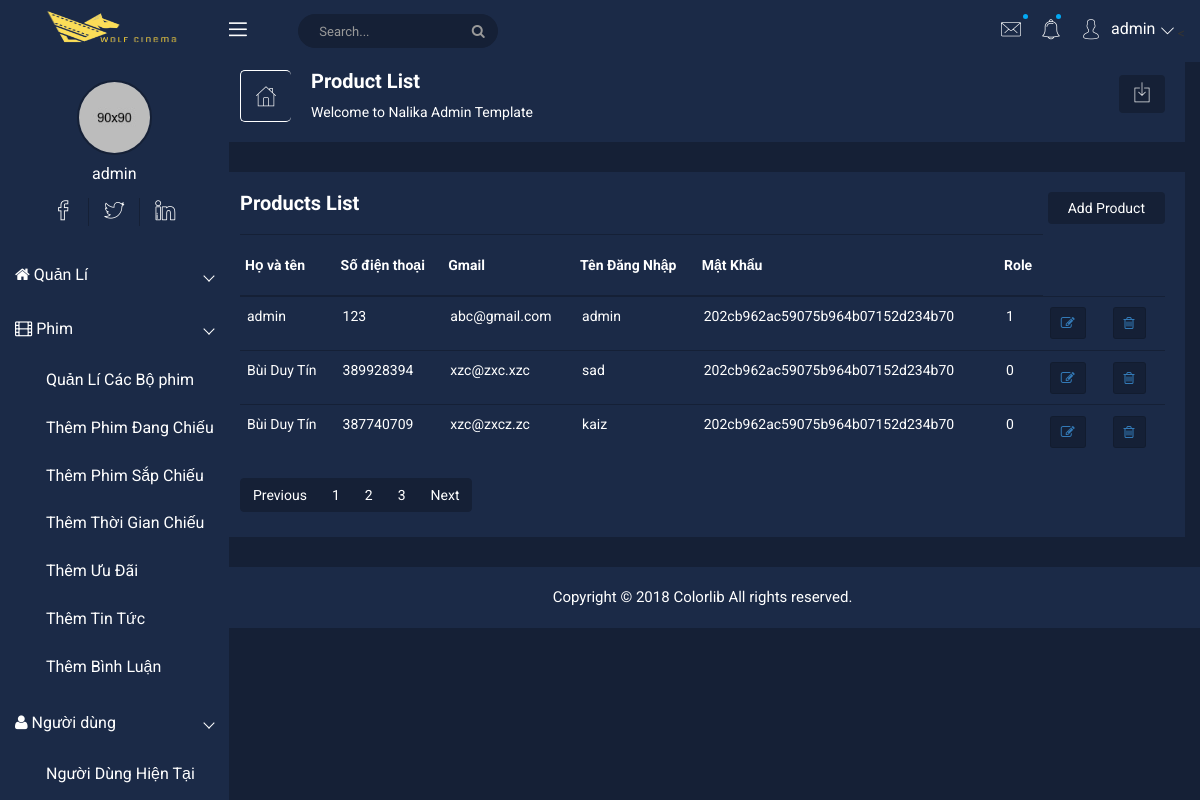
The page /admin/user-list.php (signed in) on the database its author committed.
### tables this page shows
CREATE TABLE `user` (
  `id` int(11) NOT NULL,
  `fullname` varchar(200) NOT NULL,
  `phone` int(11) NOT NULL,
  `gmail` varchar(200) NOT NULL,
  `username` varchar(200) NOT NULL,
  `password` varchar(200) NOT NULL,
  `repassword` varchar(200) NOT NULL,
  `role` int(11) NOT NULL
);

### admin/user-list.php (the view, shortened to what this page needs)
<!doctype html>
<html class="no-js" lang="en">
<head>
    <link rel="stylesheet" href="css/bootstrap.min.css">
    <link rel="stylesheet" href="css/font-awesome.min.css">
    <link rel="stylesheet" href="css/nalika-icon.css">
    <link rel="stylesheet" href="css/owl.carousel.css">
    <link rel="stylesheet" href="css/owl.theme.css">
    <link rel="stylesheet" href="css/owl.transitions.css">
    <link rel="stylesheet" href="css/animate.css">
    <link rel="stylesheet" href="css/normalize.css">
    <link rel="stylesheet" href="css/meanmenu.min.css">
    <link rel="stylesheet" href="css/main.css">
    <link rel="stylesheet" href="css/morrisjs/morris.css">
    <link rel="stylesheet" href="css/scrollbar/jquery.mCustomScrollbar.min.css">
    <link rel="stylesheet" href="css/metisMenu/metisMenu.min.css">
    <link rel="stylesheet" href="css/metisMenu/metisMenu-vertical.css">
    <link rel="stylesheet" href="css/calendar/fullcalendar.min.css">
    <link rel="stylesheet" href="css/calendar/fullcalendar.print.min.css">
    <link rel="stylesheet" href="style.css">
    <link rel="stylesheet" href="css/responsive.css">
</head>
<body>
    <?php
    include("./menu/menu-left.php")
    ?>
    <div class="all-content-wrapper">
        <div class="container-fluid">
            <div class="row">
                <div class="col-lg-12 col-md-12 col-sm-12 col-xs-12">
                    <div class="logo-pro">
                    </div>
                </div>
            </div>
        </div>
        <div class="header-advance-area">
            <?php include("./menu/menu-top.php"); ?>
            <div class="breadcome-area">
                <div class="container-fluid">
                    <div class="row">
                        <div class="col-lg-12 col-md-12 col-sm-12 col-xs-12">
                            <div class="breadcome-list">
                                <div class="row">
                                    <div class="col-lg-6 col-md-6 col-sm-6 col-xs-6">
                                        <div class="breadcomb-wp">
                                            <div class="breadcomb-icon">
                                                <i class="icon nalika-home"></i>
                                            </div>
                                            <div class="breadcomb-ctn">
                                                <h2>Product List</h2>
                                                <p>Welcome to Nalika <span class="bread-ntd">Admin Template</span></p>
                                            </div>
                                        </div>
                                    </div>
                                    <div class="col-lg-6 col-md-6 col-sm-6 col-xs-6">
                                        <div class="breadcomb-report">
                                            <button data-toggle="tooltip" data-placement="left" title="Download Report"
                                                class="btn"><i class="icon nalika-download"></i></button>
                                        </div>
                                    </div>
                                </div>
                            </div>
                        </div>
                    </div>
                </div>
            </div>
        </div>
        <div class="product-status mg-b-30">
            <div class="container-fluid">
                <div class="row">
                    <div class="col-lg-12 col-md-12 col-sm-12 col-xs-12">
                        <div class="product-status-wrap">
                            <h4>Products List</h4>
                            <div class="add-product">
                                <a href="./product-add.php">Add Product</a>
                            </div>
                            <table>
                                <tr>
                                    <th>Họ và tên</th>
                                    <th>Số điện thoại</th>
                                    <th>Gmail</th>
                                    <th>Tên Đăng Nhập</th>
                                    <th>Mật Khẩu</th>
                                    <th>Role</th>
                                </tr>
                                <?php
                                 $sql = "SELECT * FROM user";
                                 $result = mysqli_query($conn, $sql);
                                     while ($output = mysqli_fetch_array($result))
                                 {
                                    echo '<tr>';
                                    echo '<td><p>'. $output['fullname'].'</p></td>';
                                    echo '<td><p>'. $output['phone'].'</p></td>';
                                    echo '<td><p>'. $output['gmail'].'</p></td>';
                                    echo '<td><p>'. $output['username'].'</p></td>';
                                    echo '<td><p>'. $output['password'].'</p></td>';
                                    echo '<td><p>'. $output['role'].'</p></td>';
                                    echo '<td>
                                            <a href="./user-list-edit.php?id='.$output['id'].'">
                                              <button data-toggle="tooltip" title="Edit" class="pd-setting-ed">
                                                <i class="fa fa-pencil-square-o" aria-hidden="true">
                                                </i>
                                              </button>
                                            </a>
                                         </td>';
                                    echo '<td>
                                            <a href="./user-list-delete.php?id='.$output['id'].'">
                                                <button data-toggle="tooltip" title="Trash" class="pd-setting-ed">
                                                    <i class="fa fa-trash-o" aria-hidden="true">
                                                    </i>
                                                </button>
                                            </a>
                                            </td>';
                                    echo '</tr>';
                                 }
                                ?>
                            </table>
                            <div class="custom-pagination">
                                <ul class="pagination">
                                    <li class="page-item"><a class="page-link" href="#">Previous</a></li>
                                    <li class="page-item"><a class="page-link" href="#">1</a></li>
                                    <li class="page-item"><a class="page-link" href="#">2</a></li>
                                    <li class="page-item"><a class="page-link" href="#">3</a></li>
                                    <li class="page-item"><a class="page-link" href="#">Next</a></li>
                                </ul>
                            </div>
                        </div>
                    </div>
                </div>
            </div>
        </div>
        <div class="footer-copyright-area">
            <div class="container-fluid">
                <div class="row">
                    <div class="col-lg-12">
                        <div class="footer-copy-right">
                            <p>Copyright © 2018 <a href="https://colorlib.com/wp/templates/">Colorlib</a> All rights
                                reserved.</p>
                        </div>
                    </div>
                </div>
            </div>
        </div>
    </div>
</body>
</html>

### admin/css/main.css (style rules this page uses)
html { color: #222; font-size: 1em; line-height: 1.4; }

### rows shown on the page
user: fullname "admin", phone "123", gmail "abc@gmail.com", username "admin", password "202cb962ac59075b964b07152d234b70", role "1"
user: fullname "Bùi Duy Tín", phone "389928394", gmail "xzc@zxc.xzc", username "sad", password "202cb962ac59075b964b07152d234b70", role "0"
user: fullname "Bùi Duy Tín", phone "387740709", gmail "xzc@zxcz.zc", username "kaiz", password "202cb962ac59075b964b07152d234b70", role "0"

### other values the page prints
$user "admin"
